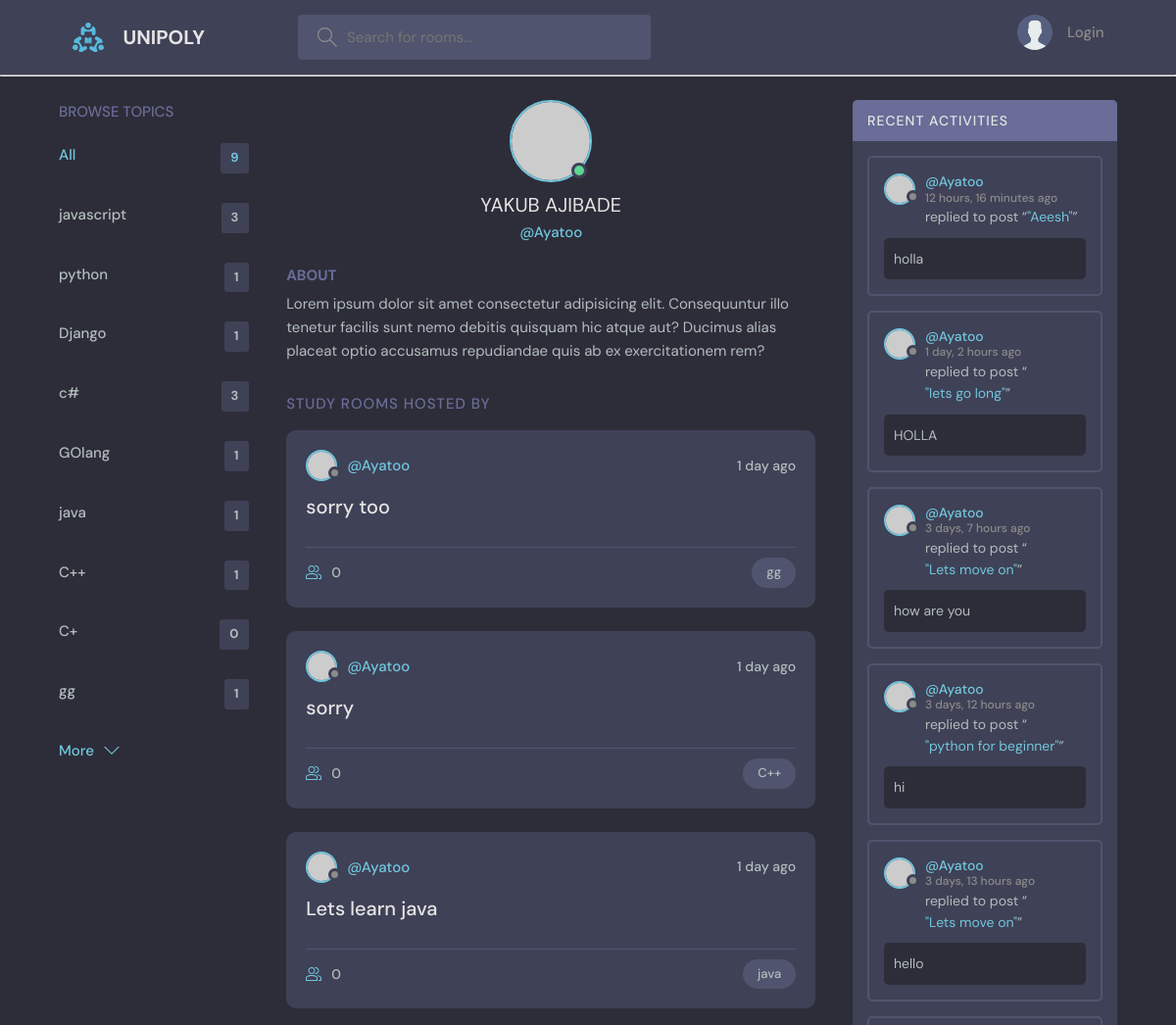
Before: /user-profile/1/ (upper part) with the older database file.
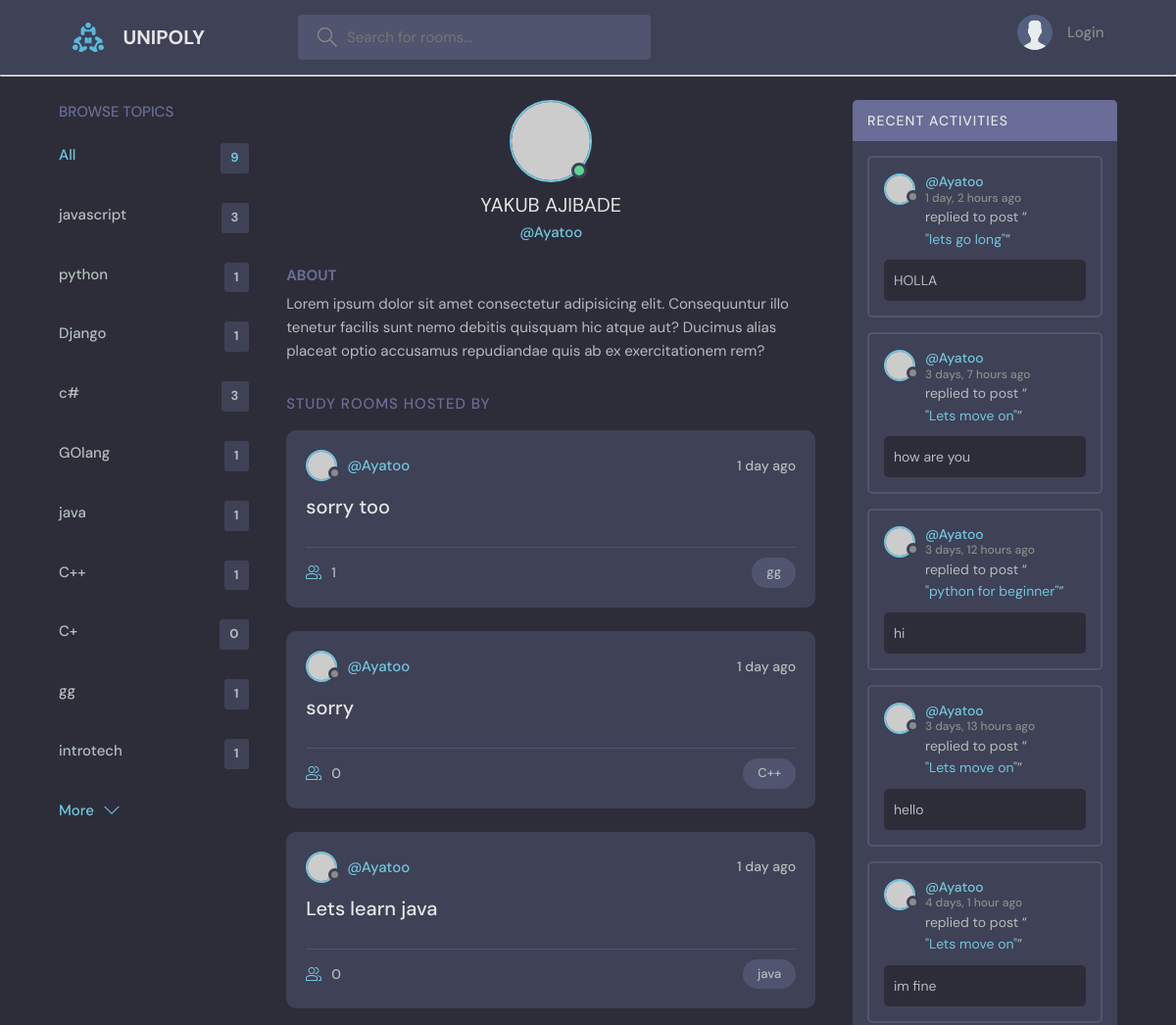
After: the same page with the newer database file.
### base/models.py (models this page shows)
class Topic(models.Model):
    name = models.CharField(max_length=200)
    def __str__(self):
        return self.name

class Room(models.Model):
    host = models.ForeignKey(User, on_delete=models.SET_NULL, null=True)
    participants = models.ManyToManyField(User, related_name='participants', blank=True)
    topic = models.ForeignKey(Topic, on_delete=models.SET_NULL, null=True)
    name = models.CharField(max_length=200)
    description = models.TextField(null=True, blank=True)
    updated = models.DateTimeField(auto_now=True)
    created = models.DateTimeField(auto_now_add=True)
    class Meta:
        ordering = ["-updated", '-created']
    def __str__(self):
        return self.name

class Message(models.Model):
    user = models.ForeignKey(User, on_delete=models.CASCADE)
    room = models.ForeignKey(Room, on_delete=models.CASCADE)
    body = models.TextField(null=False)
    updated = models.DateTimeField(auto_now=True)
    created = models.DateTimeField(auto_now_add=True)
    class Meta:
        ordering = ["-updated", '-created']
    def __str__(self):
        return self.body[0:50]

### base/views.py (the view)
# urls.py: path('user-profile/<str:pk>/', views.userprofile, name = "userprofile"),
def userprofile(request, pk):
    user = User.objects.get(id=pk)
    rooms = user.room_set.all()
    room_messages = user.message_set.all()
    topics = Topic.objects.all()
    context = {"user": user, 'rooms': rooms, 'room_messages': room_messages, 'topics': topics}
    return render(request, "base/user_profile.html", context)

### base/templates/base/user_profile.html (shortened to what this page needs)
{% extends 'main.html' %}
{% block content %}
  <main class="profile-page layout layout--3">
    <div class="container">
        {% include "base/topics.html" %}
      <div class="roomList">
        <div class="profile">
          <div class="profile__avatar">
            <div class="avatar avatar--large active">
              <img src="https://randomuser.me/api/portraits/men/11.jpg" />
            </div>
          </div>
          <div class="profile__info">
            <h3>{{user.first_name.upper}} {{user.last_name.upper}}</h3>
            <p>@{{user.username}}</p>
          </div>
          <div class="profile__about">
            <h3>About</h3>
            <p>
              Lorem ipsum dolor sit amet consectetur adipisicing elit. Consequuntur illo tenetur
              facilis sunt nemo debitis quisquam hic atque aut? Ducimus alias placeat optio
              accusamus repudiandae quis ab ex exercitationem rem?
            </p>
          </div>
        </div>
        <div class="roomList__header">
          <div>
            <h2>Study Rooms Hosted by {{room.host}}</a>
            </h2>
          </div>
        </div>
        {% include "base/feed.html" %}
      </div>
        {% include "base/recent_activity.html" %}
    </div>
  </main>
{% endblock %}

### base/templates/base/topics.html
<div class="topics">
    <div class="topics__header">
      <h2>Browse Topics</h2>
    </div>
    <ul class="topics__list">
      <li>
        <a href="{% url 'home' %}" class="active">All <span>{{rooms.count}}</span></a>
      </li>
      {% for topic in topics%}
      <li>
        <a href="{% url 'home' %}?q={{topic.name}}">{{topic.name}} <span>{{topic.room_set.all.count}}</span></a>
      </li>
      {% endfor %}
    </ul>
    <a class="btn btn--link" href="topics.html">
      More
      <svg version="1.1" xmlns="http://www.w3.org/2000/svg" width="32" height="32" viewBox="0 0 32 32">
        <title>chevron-down</title>
        <path d="M16 21l-13-13h-3l16 16 16-16h-3l-13 13z"></path>
      </svg>
    </a>
  </div>

### base/templates/base/feed.html (shortened to what this page needs)
{% for room in rooms %}
<div class="roomListRoom">
    <div class="roomListRoom__header">
      <a href="{% url 'userprofile' room.host.id %}" class="roomListRoom__author">
        <div class="avatar avatar--small">
          <img src="https://randomuser.me/api/portraits/women/11.jpg" />
        </div>
        <span>@{{room.host.username}}</span>
      </a>
      <div class="roomListRoom__actions">
        <span>{{room.created|timesince}} ago</span>
      </div>
    </div>
    <div class="roomListRoom__content">
      <a href="{% url 'room' room.id %}">{{room.name}}</a>
    </div>
    <div class="roomListRoom__meta">
      <a href="{% url 'room' room.id %}" class="roomListRoom__joined">
        {{room.participants.all.count}}
      </a>
      <p class="roomListRoom__topic">{{room.topic}}</p>
    </div>
  </div>
  {% endfor %}

### base/templates/base/recent_activity.html (shortened to what this page needs)
<div class="activities">
    <div class="activities__header">
      <h2>Recent Activities</h2>
    </div>
 {% for message in room_messages %}
    <div class="activities__box">
      <div class="activities__boxHeader roomListRoom__header">
        <a href="{% url 'userprofile' message.user.id %}" class="roomListRoom__author">
          <div class="avatar avatar--small">
            <img src="https://randomuser.me/api/portraits/women/11.jpg" />
          </div>
          <p>
            @{{message.user.username}}
            <span>{{message.created|timesince}} ago</span>
          </p>
        </a>
    </div>
      <div class="activities__boxContent">
        <p>replied to post “<a href="{% url 'room' message.room.id %}">"{{message.room}}"</a>”</p>
        <div class="activities__boxRoomContent">
          {{message}}
        </div>
      </div>
    </div>
{%endfor%}
  </div>

Changed rows visible on the page:
removed Message: user.username "Ayatoo", created "12 hours, 16 minutes", room "Aeesh", body "holla"
added Topic: name "introtech", room_set.all.count "1"
computed for Room "sorry too": participants.all.count "0" → "1"
now on this page (row unchanged): Message: user.username "Ayatoo", created "4 days, 1 hour", room "Lets move on", body "im fine"
